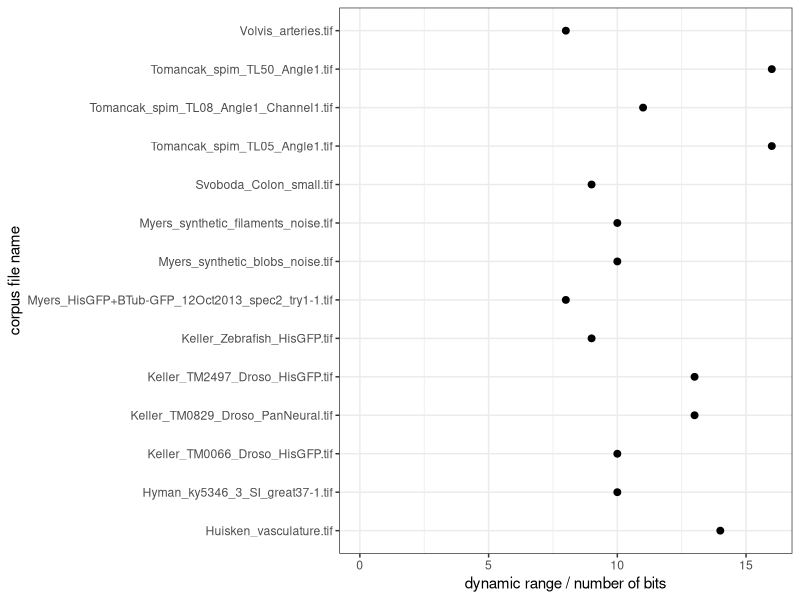
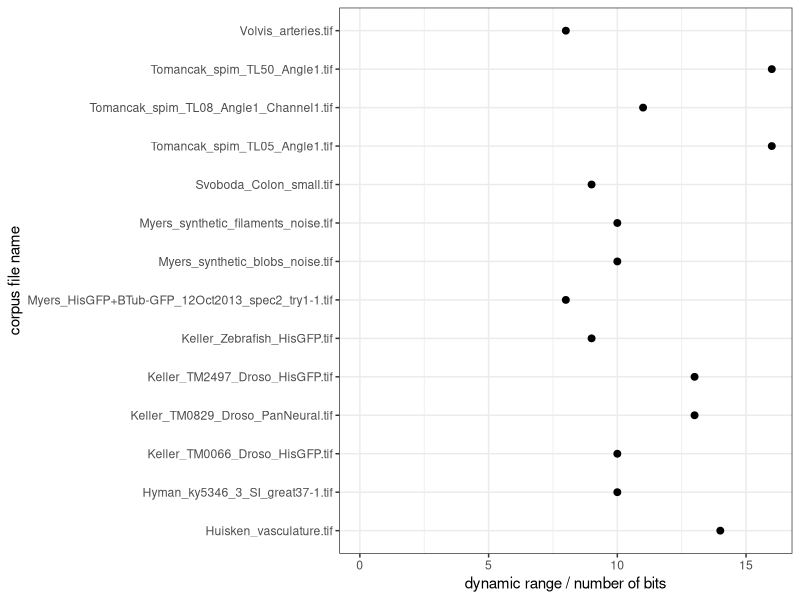

Recreate these plots in R, in order.
#!/usr/bin/env Rscript
library(ggplot2)
library(dplyr, warn.conflicts=FALSE)
library(readr)
library(ggthemes)

corpus_df= read_csv("corpus_info.csv") %>% filter ("flybrain.tif" != filename)
head(corpus_df)


drangeplot = ggplot( corpus_df ,aes(filename , drange)) + theme_bw()
drangeplot = drangeplot + geom_point(size=2) 
#drangeplot = drangeplot + ggtitle("GPU-Stream Add : AMD R9 Fiji Nano (rocm 1.4)")
drangeplot = drangeplot + xlab("corpus file name") + ylab(" dynamic range / number of bits ")
drangeplot = drangeplot + coord_flip()
drangeplot = drangeplot + ylim(0,16)

ggsave("corpus_drange.png",drangeplot,height=3.5)
ggsave("corpus_drange.svg",drangeplot,height=3.5)
